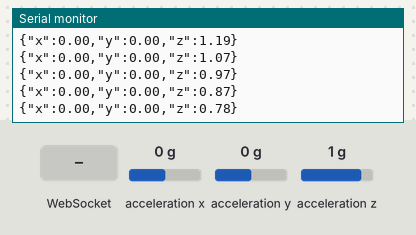
The sketch below on a simulated ESP32. Parts: the last lines printed to the serial monitor. Wiring (inferred from the names in the program): ADXL345 accelerometer at I2C address 0x53. The test bench sets the inputs (shaded band); at power-on: acceleration x 0 g, acceleration y 0 g, acceleration z 1 g. WiFi joins after 1.5 s; servers stay silent unless stated.

Above: at 3.7 s.
3.8 s: WebSocket text "1" received
5.3 s: acceleration x set to -1.4 g
At 5.31 s:
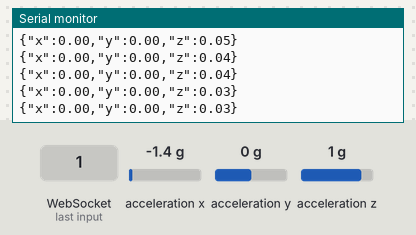
6.8 s: acceleration y set to -1.4 g
At 6.8 s:
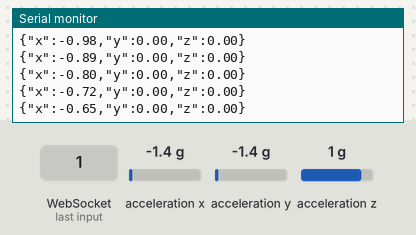
8.3 s: acceleration z set to -1.4 g
At 8.34 s:
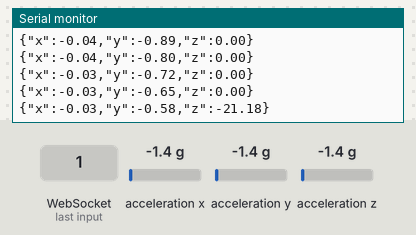
Timing chart, 0 to 10.8 s (numbered marks = the images above; inputs shaded):
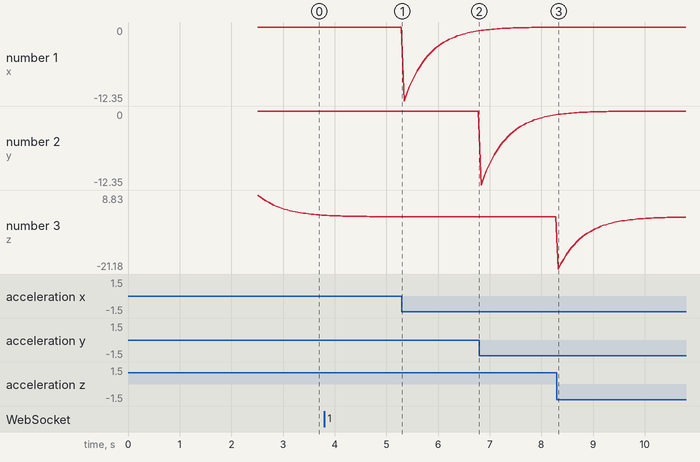

The sketch:

Testing_PY.ino
```cpp
#include <WiFi.h>
#include <WebServer.h>
#include <WebSocketsServer.h>
#include <Wire.h>

// ------------------- Wi-Fi Credentials -------------------
const char* ssid = "Galaxy Mayank";
const char* password = "123456789";

// ------------------- Servers -------------------
WebServer server(80);           // HTTP server on port 80
WebSocketsServer webSocket(81); // WebSocket server on port 81

// ------------------- ADXL345 Constants -------------------
#define ADXL345_ADDR 0x53
#define ADXL345_REG_DEVID 0x00
#define ADXL345_REG_POWER_CTL 0x2D
#define ADXL345_REG_DATA_FORMAT 0x31
#define ADXL345_REG_DATAX0 0x32

const float SENSITIVITY_2G = 256.0; // LSB/g
float currentSensitivity = SENSITIVITY_2G;

// ------------------- Sensor Variables -------------------
int16_t rawX, rawY, rawZ;
float accelX, accelY, accelZ;
float linAccelX, linAccelY, linAccelZ;
float gravityX = 0, gravityY = 0, gravityZ = 0;
const float ALPHA = 0.90; // High-pass filter coefficient

// ------------------- HTML Page -------------------
const char INDEX_HTML[] = R"rawliteral(
<!DOCTYPE html>
<html>
<head>
    <title>ESP32 ADXL345 Test</title>
    <meta name="viewport" content="width=device-width, initial-scale=1">
    <style>
        body { font-family: Arial; text-align: center; }
        .data { margin: 10px; padding: 10px; background: #f0f0f0; border-radius: 5px; }
    </style>
</head>
<body>
    <h1>ESP32 ADXL345 WebSocket Test</h1>
    <p>Check the serial console for WebSocket data.</p>
    <div class="data">Linear X: <span id="x">0</span> m/s²</div>
    <div class="data">Linear Y: <span id="y">0</span> m/s²</div>
    <div class="data">Linear Z: <span id="z">0</span> m/s²</div>

    <script>
        var ws = new WebSocket('ws://' + window.location.hostname + ':81/');
        ws.onmessage = function(event) {
            var data = JSON.parse(event.data);
            document.getElementById('x').textContent = data.x;
            document.getElementById('y').textContent = data.y;
            document.getElementById('z').textContent = data.z;
        };
    </script>
</body>
</html>
)rawliteral";

// ------------------- Functions -------------------
bool initADXL345() {
  Wire.beginTransmission(ADXL345_ADDR);
  Wire.write(ADXL345_REG_DEVID);
  Wire.endTransmission(false);
  Wire.requestFrom(ADXL345_ADDR, 1);
  if (Wire.available() && Wire.read() == 0xE5) {
    Wire.beginTransmission(ADXL345_ADDR);
    Wire.write(ADXL345_REG_POWER_CTL);
    Wire.write(0x08); // Measure bit
    Wire.endTransmission();

    Wire.beginTransmission(ADXL345_ADDR);
    Wire.write(ADXL345_REG_DATA_FORMAT);
    Wire.write(0x00); // ±2g
    Wire.endTransmission();
    return true;
  }
  return false;
}

void readADXL345Data() {
  Wire.beginTransmission(ADXL345_ADDR);
  Wire.write(ADXL345_REG_DATAX0);
  Wire.endTransmission(false);
  Wire.requestFrom(ADXL345_ADDR, 6);

  if (Wire.available() >= 6) {
    rawX = (Wire.read() | (Wire.read() << 8));
    rawY = (Wire.read() | (Wire.read() << 8));
    rawZ = (Wire.read() | (Wire.read() << 8));

    accelX = (rawX / currentSensitivity) * 9.81;
    accelY = (rawY / currentSensitivity) * 9.81;
    accelZ = (rawZ / currentSensitivity) * 9.81;
  }
}

void webSocketEvent(uint8_t num, WStype_t type, uint8_t * payload, size_t length) {
  switch(type) {
    case WStype_DISCONNECTED:
      Serial.printf("[%u] Disconnected!\n", num);
      break;
    case WStype_CONNECTED: {
      IPAddress ip = webSocket.remoteIP(num);
      Serial.printf("[%u] Connected from %d.%d.%d.%d\n", num, ip[0], ip[1], ip[2], ip[3]);
      webSocket.sendTXT(num, "Connected to ESP32 ADXL345 WebSocket Server");
      break;
    }
    case WStype_TEXT:
      break;
  }
}

// ------------------- Setup -------------------
void setup() {
  Serial.begin(115200);
  Wire.begin(4,5);

  // Initialize ADXL345
  if (!initADXL345()) {
    Serial.println("ADXL345 Initialization Failed! Halting.");
    while(1);
  }
  Serial.println("ADXL345 Initialized.");

  // Connect to Wi-Fi
  WiFi.mode(WIFI_STA);
  WiFi.disconnect(true);   // clear old config
  delay(1000);

  Serial.printf("Connecting to WiFi: %s\n", ssid);
  WiFi.begin(ssid, password);

  int retries = 0;
  while (WiFi.status() != WL_CONNECTED && retries < 60) { // wait up to ~30s
    delay(500);
    Serial.print(".");
    retries++;
  }

  if (WiFi.status() == WL_CONNECTED) {
    Serial.println("\n✅ Connected to WiFi!");
    Serial.print("📶 IP Address: ");
    Serial.println(WiFi.localIP());
  } else {
    Serial.println("\n❌ Failed to connect to WiFi. Check hotspot settings.");
  }


  // Start WebSocket server
  webSocket.begin();
  webSocket.onEvent(webSocketEvent);
  Serial.println("WebSocket server started on ws://<IP>:81");

  // HTTP server
  server.on("/", []() {
    server.send_P(200, "text/html", INDEX_HTML);
  });
  server.begin();
  Serial.println("HTTP server started. Go to http://<IP> in your browser.");
}

// ------------------- Loop -------------------
void loop() {
  webSocket.loop();
  server.handleClient();

  readADXL345Data();

  // High-pass filter
  gravityX = ALPHA * gravityX + (1 - ALPHA) * accelX;
  gravityY = ALPHA * gravityY + (1 - ALPHA) * accelY;
  gravityZ = ALPHA * gravityZ + (1 - ALPHA) * accelZ;

  linAccelX = accelX - gravityX;
  linAccelY = accelY - gravityY;
  linAccelZ = accelZ - gravityZ;

  // Create JSON
  String jsonData = "{\"x\":";
  jsonData += String(linAccelX, 2);
  jsonData += ",\"y\":";
  jsonData += String(linAccelY, 2);
  jsonData += ",\"z\":";
  jsonData += String(linAccelZ, 2);
  jsonData += "}";

  webSocket.broadcastTXT(jsonData);
  Serial.println(jsonData);

  delay(50); // ~20 Hz
}
```

Measured:
- plotted number 1: 0 → -0.65 after the input at 5.3 s
